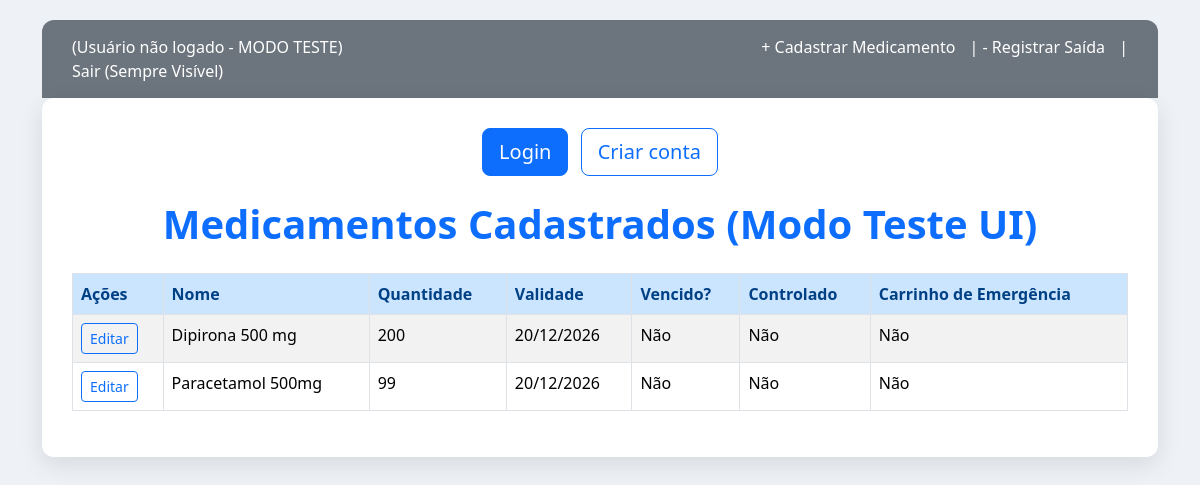
The page / on the database its author committed.
### farmacia/models.py (models this page shows, shortened)
class Medicamento(models.Model):
    nome=models.CharField(max_length=100)
    lote=models.CharField(max_length=50)
    validade=models.DateField()
    quantidade=models.PositiveIntegerField()
    TIPO_CHOICES=[
        ('comum','Comum'),
        ('controlado','Controlado'),
        ('emergencia','Carrinho de Emergencia')
    ]
    tipo=models.CharField(max_length=20,choices=TIPO_CHOICES, default ='comum')
    def esta_vencido(self):
        return self.validade< timezone.now().date()

### farmacia/views.py (the view)
# urls.py: 2. Add a URL to urlpatterns:  path('', views.home, name='home')
def home(request):
    medicamentos = Medicamento.objects.all()
    return render(request, 'home.html', {'medicamentos': medicamentos})

### farmacia/templates/home.html (shortened to what this page needs)
<!DOCTYPE html>
<html lang="pt-br">
<head>
    <link href="https://cdn.jsdelivr.net/npm/bootstrap@5.3.2/dist/css/bootstrap.min.css" rel="stylesheet">
</head>
<body>
    <div class="container">
        <div class="top-nav-test">
            <p class="d-flex justify-content-between align-items-center">
                <span>
                    {% if user.is_authenticated %}
                        Bem-vindo(a), <strong>{{ user.username }}</strong>!
                    {% else %}
                        (Usuário não logado - MODO TESTE)
                    {% endif %}
                </span>
                <span class="action-links">
                    <a href="{% url 'cadastrar_medicamento' %}">+ Cadastrar Medicamento</a> |
                    <a href="{% url 'registrar_saida' %}">- Registrar Saída</a> |
                    <form method="post" action="{% url 'logout' %}" style="display: inline;">
                        <button type="submit" class="logout-button-test">Sair (Sempre Visível)</button>
                    </form>
                </span>
            </p>
        </div>
    </div>
    <div class="container mt-0">
        <div class="container-main">
            {% if not user.is_authenticated %}
            <div class="text-center mb-4">
                <a href="{% url 'login' %}" class="btn btn-primary btn-lg me-2">Login</a>
                <a href="{% url 'registro' %}" class="btn btn-outline-primary btn-lg">Criar conta</a>
            </div>
            {% endif %}
            <h1 class="main-title">Medicamentos Cadastrados (Modo Teste UI)</h1>
            {% if medicamentos %}
            <div class="table-responsive">
                <table class="table table-striped table-hover table-bordered">
                    <thead>
                        <tr>
                            <th>Ações</th>
                            <th>Nome</th>
                            <th>Quantidade</th>
                            <th>Validade</th>
                            <th>Vencido?</th>
                            <th>Controlado</th>
                            <th>Carrinho de Emergência</th>
                        </tr>
                    </thead>
                    <tbody>
                        {% for m in medicamentos %}
                        <tr class="{% if m.esta_vencido %}table-danger-custom{% endif %}">
                            <td><a href="{% url 'editar' m.id %}" class="btn btn-sm btn-outline-primary">Editar</a></td>
                            <td>{{ m.nome }}</td>
                            <td>{{ m.quantidade }}</td>
                            <td>{{ m.validade|date:"d/m/Y" }}</td>
                            <td>{{ m.esta_vencido|yesno:"Sim,Não" }}</td>
                            <td>{{ m.controlado|yesno:"Sim,Não" }}</td>
                            <td>{{ m.carrinho_emergencia|yesno:"Sim,Não" }}</td>
                        </tr>
                        {% endfor %}
                    </tbody>
                </table>
            </div>
            {% endif %}
        </div>
    </div>
</body>
</html>

### farmacia/templates/home.html (style rules this page uses)
body { background-color: #eef2f7; padding-top: 20px; padding-bottom: 40px; color: #333; }
.container-main { background-color: white; padding: 30px; border-radius: 0.75rem; box-shadow: 0 0.5rem 1.5rem rgba(0,0,0,.1); }
.top-nav-test { background-color: #6c757d; color: white; padding: 15px 30px; border-radius: 0.75rem 0.75rem 0 0; margin-bottom: 0; }
.top-nav-test p { margin-bottom: 0; font-size: 1rem; }
.top-nav-test a, .logout-button-test { color: white; text-decoration: none; font-weight: 500; }
.logout-button-test { background: none; border: none; padding: 0; cursor: pointer; font: inherit; }
h1.main-title { color: #0d6efd; margin-bottom: 25px; text-align: center; font-weight: bold; }
.table th { background-color: #cce5ff; color: #004085; font-weight: 600; }
.table-striped > tbody > tr:nth-of-type(odd):not(.table-danger-custom) > * { --bs-table-accent-bg: var(--bs-table-striped-bg); color: var(--bs-table-striped-color, var(--bs-body-color)); }
.action-links a { margin-right: 10px; }

### rows shown on the page
Medicamento: nome "Dipirona 500 mg", quantidade "200", validade "20/12/2026", esta_vencido "Não", controlado "Não", carrinho_emergencia "Não"
Medicamento: nome "Paracetamol 500mg", quantidade "99", validade "20/12/2026", esta_vencido "Não", controlado "Não", carrinho_emergencia "Não"
